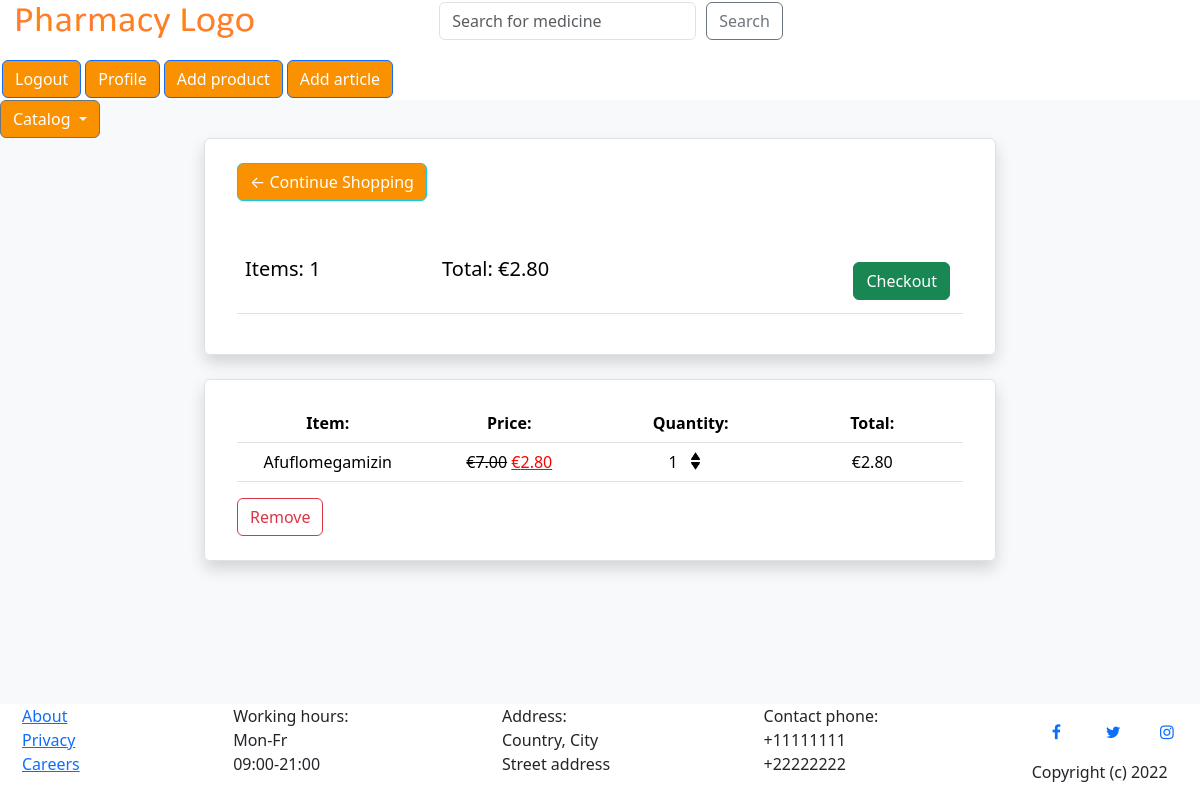
The app's page /cart/ (signed in) with its own data.
### users/models.py (models this page shows, shortened)
class AbstractOrder(models.Model):
    customer = models.ForeignKey(UserProfile, on_delete=models.SET_NULL, null=True)
    order_date = models.DateTimeField(auto_now_add=True)
    complete = models.BooleanField(default=False)
    transaction_id = models.CharField(max_length=100)
    @property
    def get_cart_total(self)    :
        order_items = self.orderitem_set.all()
        total = sum([item.get_total for item in order_items])
        return total
    @property
    def get_cart_items(self)    :
        order_items = self.orderitem_set.all()
        total = sum([item.quantity for item in order_items])
        return total
    class Meta:
        abstract = True

class Order(AbstractOrder):
    pass

class OrderItem(models.Model):
    product = models.ForeignKey(Product, on_delete=models.SET_NULL, null=True)
    order = models.ForeignKey(Order, on_delete=models.SET_NULL, null=True)
    quantity = models.IntegerField(default=0)
    date_added = models.DateTimeField(auto_now_add=True)
    @property
    def get_total(self):
        if self.product.price > self.product.discounted_price:
            total = self.product.discounted_price*self.quantity
        else:
            total = self.product.price*self.quantity
        return total

### products/models.py (models this page shows, shortened)
class Product(models.Model):
    id = models.AutoField(primary_key=True)
    title = models.CharField(max_length=100)
    description = models.TextField()
    price = models.DecimalField(max_digits=6, decimal_places=2)
    discount_percent = models.IntegerField(default=0, validators=PERCENTAGE_VALIDATOR, blank=True)
    discounted_price = models.DecimalField(max_digits=6, decimal_places=2, blank=True)
    picture = models.ImageField(blank=True, upload_to=product_image_dir)
    number_in_stock = models.IntegerField(default=0)
    category = models.CharField(max_length=100, choices=product_categories, default='flu')
    brand = models.CharField(max_length=100, choices=brands, default='choose_brand')

### users/views.py (the view)
# urls.py: path('cart/', users_views.cart, name='cart'),
@login_required
def cart(request):
    customer = request.user.profile
    try:
        order, created = Order.objects.get_or_create(customer=customer)
    except MultipleObjectsReturned:
        order = Order.objects.filter(customer=customer).first()
    items = order.orderitem_set.all()
    cart_items = order.get_cart_items
    context = {
        'current_user': customer,
        'items': items,
        'order': order,
        'cart_items': cart_items,
    }
    return render(request, 'users/cart.html', context)

### users/templates/users/cart.html (shortened to what this page needs)
{% extends "main_site/main-site-base.html" %}
{% load static %}
{% block content %}
<body>
    <div class="row">
        <div class="col-lg-8 mx-auto">
            <ul class="list-group shadow">
                <li class="list-group-item">
                    <div class="media align-items-lg-center flex-column flex-lg-row p-3">
                        <div class="media-body order-2 order-lg-1">
                            <a class="btn btn-outline-info" href="{% url 'shop-home' %}">&#x2190; Continue Shopping</a>
                        </div>
                        <br>
                        <br>
                        <table class="table">
                            <tr>
                                <div class="media-body order-2 order-lg-1">
                                    <th><h5>Items: {{ order.get_cart_items }}</h5></th>
                                    <th><h5>Total: €{{ order.get_cart_total|floatformat:2 }}</h5></th>
                                    {% if order.get_cart_items > 0 %}
                                    <th>
                                        <a
                                        style="float:right; margin:5px;"
                                        class="btn btn-success"
                                        href="{% url 'checkout' %}"
                                        id="checkout_btn">
                                        Checkout
                                        </a>
                                    </th>
                                    {% endif %}
                                </div>
                            </tr>
                        </table>
                    </div>
                </li>
            </ul>
            <br>
            {% for item in items %}
            <ul class="list-group shadow">
                <li class="list-group-item">
                    <div class="media align-items-lg-center flex-column flex-lg-row p-3">
                        <div class="media-body order-2 order-lg-1 cart-table-row">
                            <table class="table cart-table" width="100%">
                                <div class="flex-box">
                                    <tr>
                                        <div class="media-body order-2 order-lg-1">
                                            <th>Item:</th>
                                            <th>Price:</th>
                                            <th>Quantity:</th>
                                            <th>Total:</th>
                                        </div>
                                    </tr>
                                    <tr>
                                        <div class="media-body order-2 order-lg-1">
                                            <td width="20%">{{ item.product.title }}</td>
                                            {% if item.product.price > item.product.discounted_price %}
                                                <td width="20%">
                                                    <del>€{{item.product.price}}</del>
                                                    <ins style="color:red">€{{item.product.discounted_price|floatformat:2}}</ins>
                                                </td>
                                            {% else %}
                                                <td width="20%">€{{item.product.price|floatformat:2}}</td>
                                            {% endif %}
                                            <td width="20%">
                                                <div class="row" id="item-quantity-div">
                                                    {{ item.quantity }}
                                                    <div class="col-auto">
                                                        <div class="row" style="padding: 1px">
                                                            <img data-product="{{item.product.id}}" data-action="add" class="chg_quantity update-cart" src="{% static 'up_arrow.png' %}" width="8" height="8">
                                                        </div>
                                                        <div class="row" style="padding: 1px">
                                                            <img data-product="{{item.product.id}}" data-action="remove" class="chg_quantity update-cart" src="{% static 'down_arrow.png' %}" width="8" height="8">
                                                        </div>
                                                    </div>
                                                </div>
                                            </td>
                                            <td width="20%">€{{ item.get_total }}</td>
                                        </div>
                                    </tr>
                                </div>
                            </table>
                            <button data-product="{{item.product.id}}" data-action="remove_all_item_pieces" class="btn btn-outline-danger update-cart">Remove</button>
                        </div>
                    </div>
                </li>
            </ul>
            {% endfor %}
        </div>
    </div>
</body>
{% endblock %}

### main_site/static/site_main.css (style rules this page uses)
.btn:hover, .btn:not( .btn-outline-secondary, .btn-outline-danger, .btn-outline-danger:hover, .btn-link, .btn-link:hover, #checkout_btn, #checkout_btn:hover ) { background-color: rgb(249, 145, 0); color: white; }
.cart-table { vertical-align: middle; text-align: center; }
#item-quantity-div { display: flex; justify-content: center; }

### records on screen
Order: get_cart_items "1", get_cart_total "2.80"
OrderItem: product "Afuflomegamizin", product.price "7.00", product.discounted_price "2.80", quantity "1", get_total "2.80"
